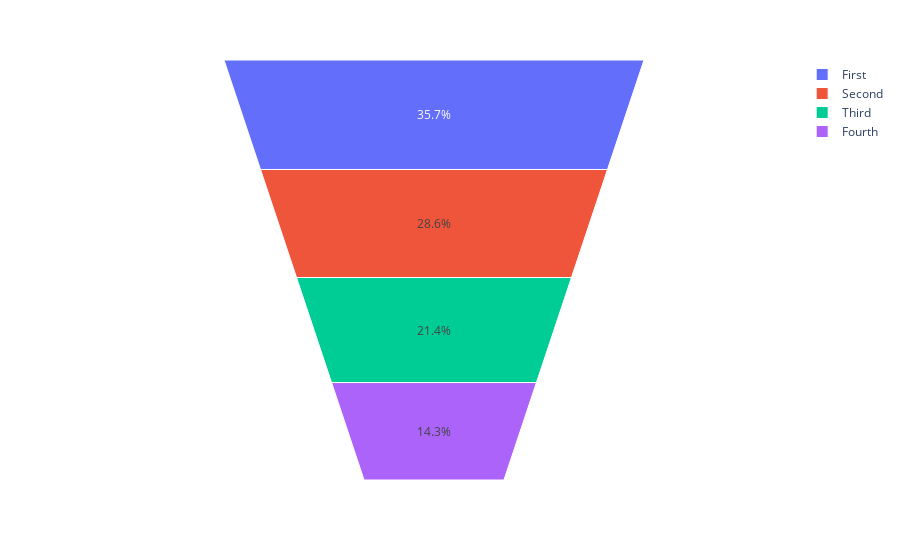

This figure's notebook cell:
### Code cell
fig2.show()

### Figure 1 — Plotly figure (JSON) as saved in the notebook; plotly's stock layout.template omitted (floating-point values rounded to 4 significant figures)
{"data": [{"domain": {"x": [0, 1], "y": [0, 1]}, "hovertemplate": "label=%{label}<br>value=%{value}<extra></extra>", "labels": ["First", "Second", "Third", "Fourth"], "legendgroup": "", "name": "", "showlegend": true, "type": "funnelarea", "values": [50, 40, 30, 20]}], "layout": {"legend": {"tracegroupgap": 0}, "margin": {"t": 60}}}
